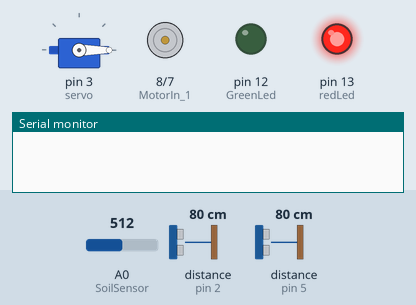
A sketch run on a simulated Arduino Uno, built with avr-gcc and run on an emulated ATmega328P. On the bench: servo, motor-driver pin pairs drawn as motors (green arrow = first pin HIGH = forward, orange = second pin HIGH = backward, longer = more drive, scaled by the enable pin), output pins drawn as LEDs (lit = HIGH), the last lines printed to the serial monitor. Wiring (inferred from the names in the program): 2 × ultrasonic range finder: trigger pin 4, echo pin 5 / trigger pin 6, echo pin 2. Inputs (shaded band) come from the test bench; at power-on: distance to the obstacle (sensors on pin 5, pin 2) 80 cm, A0 (SoilSensor) = 512. The echo pulse lasts 58.3 µs per cm; pins used as bus, display or sensor lines are not drawn.

Above: at 1.7 s.
1.8 s: distance to the obstacle (sensor on pin 5) set to 9 cm
4.7 s: distance to the obstacle (sensor on pin 5) set to 6 cm
At 8.0 s:
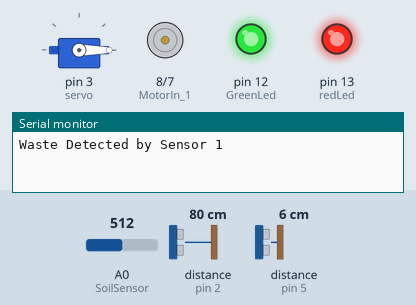
10.9 s: distance to the obstacle (sensor on pin 5) set to 18 cm
At 14.9 s:
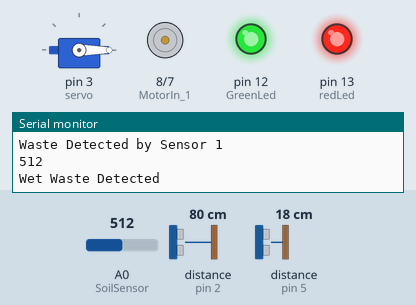
15.0 s: distance to the obstacle (sensor on pin 5) set to 2 cm
At 17.3 s:
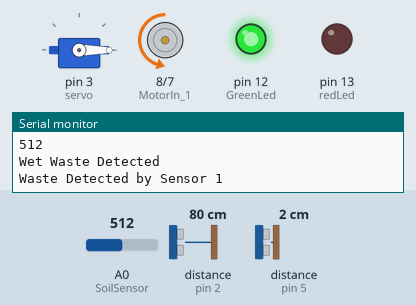
Timing chart, 0 to 20.1 s (numbered marks = the images above; inputs shaded):
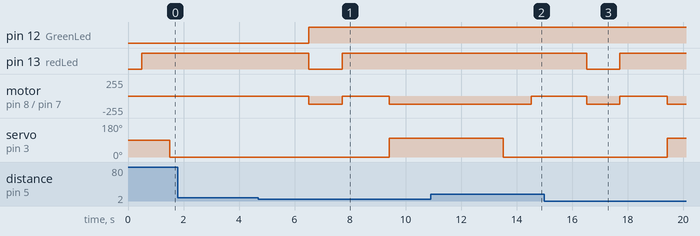

Measured:
- the behaviour switches between 8 and 7 cm on distance to the obstacle (sensor on pin 5) (found by bisection; images 0 and 1)
- after the input at 1.8 s, every drawn part: stays the same
- after the input at 4.7 s, pin 12 (GreenLed): LOW → HIGH after 1.8 s; pin 13 (redLed): HIGH → LOW after 1.8 s, → HIGH 1.2 s later; motor on pin 8 (MotorIn_1) / pin 7 (MotorIn_2): stopped → backward 120/255 after 1.8 s, → stopped 1.2 s later, → backward 120/255 1.7 s later; servo on pin 3 (servo): 0° → 100° after 4.7 s
- after the input at 10.9 s, pin 13 (redLed): stays HIGH (without the input it goes to LOW after 3.6 s); motor on pin 8 (MotorIn_1) / pin 7 (MotorIn_2): backward 120/255 → stopped after 3.6 s
- after the input at 15.0 s, pin 13 (redLed): HIGH → LOW after 1.5 s, → HIGH 1.2 s later; motor on pin 8 (MotorIn_1) / pin 7 (MotorIn_2): stopped → backward 120/255 after 1.5 s, → stopped 1.2 s later, → backward 120/255 1.7 s later; servo on pin 3 (servo): 0° → 100° after 4.4 s

The sketch:

Smart_Waste_Segregator.ino
```cpp
#include <Servo.h>


// Define for Motor Driver
#define MotorEnable 11
#define MotorIn_1 8
#define MotorIn_2 7

// Define for Ultrasonic Sensor
// for sensor1
#define TriggerPin1 6
#define EchoPin1 5

// for sensor2
#define TriggerPin2 4
#define EchoPin2 2

// for soil sensor
#define SoilSensor A0

// define for lights
#define redLed 13
#define GreenLed 12


Servo servo;

int motorSpeed = 120;
long distance1, duration1;
long distance2, duration2;

void setup() {
  Serial.begin(9600);

  servo.attach(3);

  pinMode(MotorEnable, OUTPUT);
  pinMode(MotorIn_1, OUTPUT);
  pinMode(MotorIn_2, OUTPUT);

  pinMode(TriggerPin1, OUTPUT);
  pinMode(EchoPin1, INPUT);

  pinMode(TriggerPin2, OUTPUT);
  pinMode(EchoPin2, INPUT);

  pinMode(SoilSensor, INPUT);

  pinMode(GreenLed, OUTPUT);
  pinMode(redLed, OUTPUT);

  digitalWrite(MotorIn_1, LOW);
  // digitalWrite(MotorIn_2, HIGH);
  // digitalWrite(GreenLed, HIGH);
  // digitalWrite(redLed, HIGH);

  delay(500);
}

void loop() {

  digitalWrite(redLed, HIGH);
  digitalWrite(TriggerPin1, LOW);
  digitalWrite(TriggerPin2, LOW);
  delayMicroseconds(2);
  digitalWrite(TriggerPin1, HIGH);
  digitalWrite(TriggerPin2, HIGH);
  delayMicroseconds(10);
  digitalWrite(TriggerPin1, LOW);
  digitalWrite(TriggerPin2, LOW);

  // Measure the duration of the echo pulse
  duration1 = pulseIn(EchoPin1, HIGH);
  duration2 = pulseIn(EchoPin2, HIGH);

  // Calculate distance in centimeters
  distance1 = duration1 * 0.034 / 2;
  distance2 = duration2 * 0.034 / 2;

  if (distance1 <= 6) {
    digitalWrite(redLed, LOW);
    digitalWrite(GreenLed, HIGH);
    Serial.println("Waste Detected by Sensor 1");
    digitalWrite(MotorIn_1, LOW);
    digitalWrite(MotorIn_2, HIGH);
    analogWrite(MotorEnable, motorSpeed);

    // delay(500);


    delay(1200);

    digitalWrite(MotorIn_1, LOW);
    digitalWrite(MotorIn_2, LOW);
    digitalWrite(redLed, HIGH);
    delay(1200);

    int wasteValue = analogRead(SoilSensor);
    Serial.println(wasteValue);
delay(500);


    digitalWrite(MotorIn_1, LOW);
    digitalWrite(MotorIn_2, HIGH);
    analogWrite(MotorEnable, motorSpeed);


    if (distance2 <= 7) {

      if (wasteValue <= 100) {
        servo.write(0);
        Serial.println("Metal Detected");
      } else if (wasteValue <= 1010 && wasteValue > 100) {
        servo.write(100);
        Serial.println("Wet Waste Detected");
      }
      //  else if (wasteValue <=1015 && wasteValue >750)

      // {
      //   servo.write(100);
      //   Serial.println("Organic Waste Detected");
      // }

      else {
        servo.write(180);
        Serial.println("Plastic Detected");
      }

      delay(100);
    }


    delay(4000);
    servo.write(0);
  }

  else {
    // Turn off the motor if no waste detected by sensor 1
    digitalWrite(MotorIn_1, LOW);
    digitalWrite(MotorIn_2, LOW);
    servo.write(0);
    digitalWrite(redLed, HIGH);
  }
}
```
